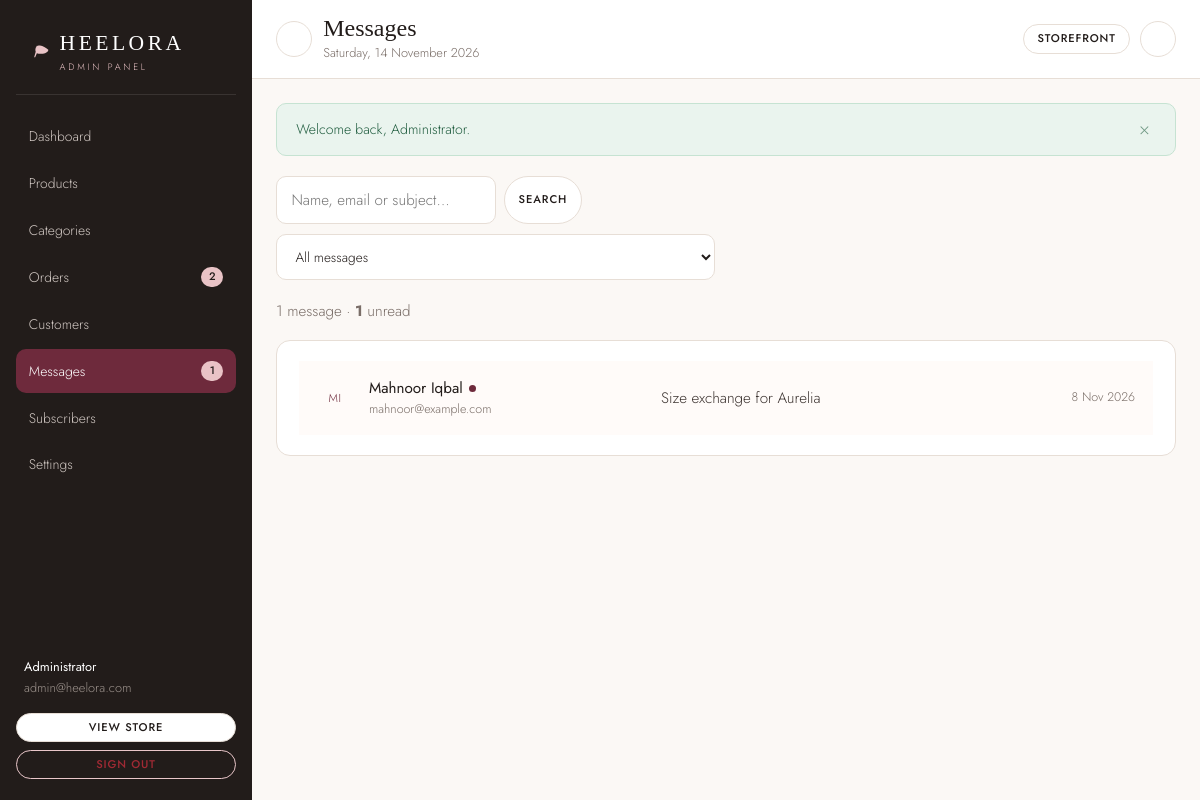
The page /admin/messages.php (signed in) on the database its author committed.
### tables this page shows
CREATE TABLE messages (
    id         INTEGER PRIMARY KEY AUTOINCREMENT,
    name       TEXT NOT NULL,
    email      TEXT NOT NULL,
    subject    TEXT DEFAULT '',
    message    TEXT NOT NULL,
    is_read    INTEGER NOT NULL DEFAULT 0,
    created_at TEXT DEFAULT CURRENT_TIMESTAMP
);

### includes/db.php (called while the page is built, shortened)
<?php
function db(): PDO
{
    static $pdo = null;
    if ($pdo instanceof PDO) {
        return $pdo;
    }
    $pdo = new PDO('sqlite:' . DB_FILE, null, null, [
        PDO::ATTR_ERRMODE            => PDO::ERRMODE_EXCEPTION,
        PDO::ATTR_DEFAULT_FETCH_MODE => PDO::FETCH_ASSOC,
        PDO::ATTR_EMULATE_PREPARES   => false,
    ]);
    $pdo->exec('PRAGMA foreign_keys = ON');
    $pdo->exec('PRAGMA journal_mode = WAL');
    return $pdo;
}

### admin/includes/auth.php (called while the page is built, shortened)
<?php
function admin_user(): ?array
{
    $stmt = db()->prepare('SELECT * FROM admins WHERE id = ?');
    $stmt->execute([(int) $_SESSION['admin_id']]);
    $row = $stmt->fetch();
    return $row ?: null;
}
function require_admin(): array
{
    $admin = admin_user();
    return $admin;
}
function admin_url(string $path = ''): string
{
    return url('admin/' . ltrim($path, '/'));
}

### admin/messages.php (the view, shortened to what this page needs)
<?php
require_once __DIR__ . '/includes/auth.php';
$admin = require_admin();
$pdo = db();
$q       = trim((string) ($_GET['q'] ?? ''));
$page    = max(1, (int) ($_GET['page'] ?? 1));
$perPage = 15;
$where  = ['1 = 1'];
$params = [];
$whereSql = implode(' AND ', $where);
$countStmt = $pdo->prepare("SELECT COUNT(*) FROM messages WHERE $whereSql");
$countStmt->execute($params);
$total = (int) $countStmt->fetchColumn();
$pages = max(1, (int) ceil($total / $perPage));
$page  = min($page, $pages);
$listStmt = $pdo->prepare(
    "SELECT * FROM messages WHERE $whereSql ORDER BY is_read ASC, id DESC LIMIT $perPage OFFSET " . (($page - 1) * $perPage)
);
$listStmt->execute($params);
$messages = $listStmt->fetchAll();
$unreadTotal = (int) $pdo->query('SELECT COUNT(*) FROM messages WHERE is_read = 0')->fetchColumn();
$admin_title  = 'Messages';
$admin_active = 'messages';
require __DIR__ . '/includes/header.php';
?>
<div class="admin-toolbar">
    <form method="get" action="<?= e(admin_url('messages.php')) ?>" class="admin-toolbar__filters">
        <div class="admin-search">
            <input class="input" type="search" name="q" value="<?= e($q) ?>" placeholder="Name, email or subject…" aria-label="Search messages">
            <button type="submit" class="btn btn--light btn--sm">Search</button>
        </div>
        <select class="input input--sm" name="filter" data-auto-submit aria-label="Filter messages">
            <option value="">All messages</option>
        </select>
    </form>
</div>
<p class="text-muted"><?= $total ?> <?= $total === 1 ? 'message' : 'messages' ?><?php if ($unreadTotal > 0): ?> · <strong><?= $unreadTotal ?></strong> unread<?php endif; ?></p>
<?php if (!$messages): ?>
    <div class="admin-card"><div class="empty"><div class="empty__icon"><?= icon('mail') ?></div><p>No messages found.</p></div></div>
<?php else: ?>
    <div class="admin-card">
        <div class="message-list">
            <?php foreach ($messages as $message): ?>
                <details class="message-item <?= (int) $message['is_read'] === 0 ? 'is-unread' : '' ?>">
                    <summary class="message-item__head">
                        <span class="message-avatar"><?= e(initials((string) $message['name'])) ?></span>
                        <span class="message-item__meta">
                            <span class="message-item__name">
                                <?= e($message['name']) ?>
                                <?php if ((int) $message['is_read'] === 0): ?><span class="dot-new" title="Unread"></span><?php endif; ?>
                            </span>
                            <span class="cell-sub"><?= e($message['email']) ?></span>
                        </span>
                        <span class="message-item__subject"><?= e($message['subject'] !== '' ? $message['subject'] : '(no subject)') ?></span>
                        <span class="message-item__date"><?= e(format_date((string) $message['created_at'], 'j M Y')) ?></span>
                    </summary>
                </details>
            <?php endforeach; ?>
        </div>
    </div>
<?php endif; ?>
<?php require __DIR__ . '/includes/footer.php'; ?>

### admin/includes/header.php (shortened to what this page needs)
<?php
$admin_title  = $admin_title ?? 'Dashboard';
$admin_active = $admin_active ?? 'dashboard';
$admin        = $admin ?? admin_user();
$pendingCount = (int) db()->query("SELECT COUNT(*) FROM orders WHERE status = 'pending'")->fetchColumn();
$unreadCount  = (int) db()->query('SELECT COUNT(*) FROM messages WHERE is_read = 0')->fetchColumn();
$adminNav = [
    ['label' => 'Dashboard',   'href' => 'index.php',       'key' => 'dashboard',  'icon' => 'grid'],
    ['label' => 'Products',    'href' => 'products.php',    'key' => 'products',   'icon' => 'box'],
    ['label' => 'Categories',  'href' => 'categories.php',  'key' => 'categories', 'icon' => 'layers'],
    ['label' => 'Orders',      'href' => 'orders.php',      'key' => 'orders',     'icon' => 'receipt', 'count' => $pendingCount],
    ['label' => 'Customers',   'href' => 'customers.php',   'key' => 'customers',  'icon' => 'users'],
    ['label' => 'Messages',    'href' => 'messages.php',    'key' => 'messages',   'icon' => 'mail', 'count' => $unreadCount],
    ['label' => 'Subscribers', 'href' => 'subscribers.php', 'key' => 'subscribers','icon' => 'sparkle'],
    ['label' => 'Settings',    'href' => 'settings.php',    'key' => 'settings',   'icon' => 'shield'],
];
?>
<!DOCTYPE html>
<html lang="en">
<head>
    <link rel="stylesheet" href="<?= e(asset('css/admin.css')) ?>">
</head>
<body>
<div class="admin-body">
    <aside class="admin-sidebar" data-admin-sidebar>
        <div class="admin-brand">
            <span><?= heel_glyph() ?></span>
            <span>
                <span class="admin-brand__name">HEELORA</span>
                <span class="admin-brand__sub">Admin panel</span>
            </span>
        </div>
        <nav class="admin-nav" aria-label="Admin">
            <?php foreach ($adminNav as $item): ?>
                <a href="<?= e(admin_url($item['href'])) ?>" class="<?= $admin_active === $item['key'] ? 'is-active' : '' ?>">
                    <span><?= e($item['label']) ?></span>
                    <?php if (!empty($item['count'])): ?>
                        <span class="admin-nav__count"><?= (int) $item['count'] ?></span>
                    <?php endif; ?>
                </a>
            <?php endforeach; ?>
        </nav>
        <div class="admin-sidebar__foot">
            <div class="admin-sidebar__user">
                <strong><?= e($admin['name'] ?? 'Administrator') ?></strong>
                <?= e($admin['email'] ?? '') ?>
            </div>
            <a class="btn btn--light btn--sm" href="<?= e(url('index.php')) ?>" target="_blank" rel="noopener"><?= icon('external') ?> View store</a>
            <a class="btn btn--danger btn--sm" href="<?= e(admin_url('logout.php')) ?>"><?= icon('logout') ?> Sign out</a>
        </div>
    </aside>
    <div class="admin-main">
        <header class="admin-topbar">
            <div style="display:flex;align-items:center;gap:.7rem">
                <button class="icon-btn admin-menu-btn" type="button" data-admin-menu aria-label="Open menu"><?= icon('menu') ?></button>
                <div>
                    <h1 class="admin-topbar__title"><?= e($admin_title) ?></h1>
                    <p class="admin-topbar__sub mb-0"><?= e(date('l, j F Y')) ?></p>
                </div>
            </div>
            <div class="admin-topbar__actions">
                <a class="btn btn--light btn--sm" href="<?= e(url('index.php')) ?>" target="_blank" rel="noopener">Storefront <?= icon('external') ?></a>
                <a class="icon-btn" href="<?= e(admin_url('logout.php')) ?>" aria-label="Sign out"><?= icon('logout') ?></a>
            </div>
        </header>
        <div class="admin-content">
            <?= flash_render() ?>

### rows shown on the page
messages: name "MI", name "Mahnoor Iqbal", is_read 0 (drawn), email "mahnoor@example.com", subject "Size exchange for Aurelia", created_at "8 Nov 2026"

### other values the page prints
$item['label'] "Dashboard"
$item['label'] "Products"
$item['label'] "Categories"
$item['label'] "Orders"
$item['count'] "2"
$item['label'] "Customers"
$item['label'] "Messages"
$item['count'] "1"
$item['label'] "Subscribers"
$item['label'] "Settings"
$admin['name'] "Administrator"
$admin['email'] "admin@heelora.com"
$admin_title "Messages"
$message "Welcome back, Administrator."
$total "1"
